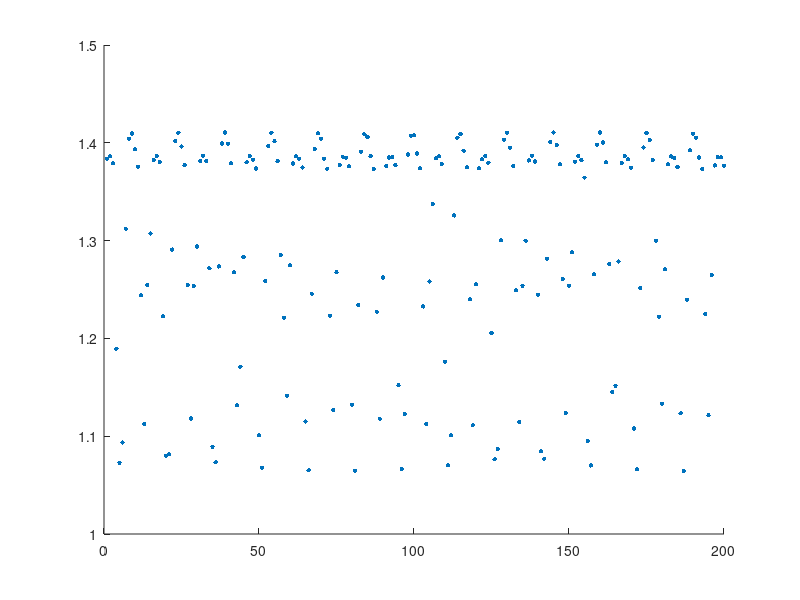

This chart was generated by the following MATLAB code: (Note: this script raises an error after producing the figure.)
%% MATLAB Plot Command
% The y-values are stored as a column vector.
y = [
1.383624722
1.386332222
1.378984167
1.189496667
1.072911111
1.093499167
1.312093056
1.404259445
1.409598611
1.393301667
1.37553
1.244159167
1.112338333
1.254502222
1.307321945
1.382529722
1.386636944
1.3802725
1.222664167
1.079997778
1.081520555
1.290818889
1.401925
1.410320556
1.396154167
1.377084444
1.254495833
1.118092778
1.253610556
1.293919722
1.381335833
1.386728056
1.381525833
1.271632222
1.089300833
1.073225
1.273524722
1.399354722
1.410588333
1.398918056
1.378983056
1.267573056
1.131502778
1.171081944
1.283262778
1.380075278
1.386603889
1.382706944
1.373753889
1.100925833
1.067873611
1.258639444
1.396612778
1.410395278
1.401521944
1.381178611
1.285349722
1.221140833
1.141403333
1.274646667
1.378784167
1.386268889
1.383783333
1.374745
1.115051111
1.065076111
1.245621667
1.393768611
1.409746944
1.403900556
1.383626111
1.373365278
1.223323333
1.126873333
1.267713611
1.377500833
1.385730556
1.384726944
1.3758675
1.131945
1.064613056
1.234218333
1.390893611
1.408658611
1.405989722
1.386268056
1.373415
1.2271475
1.117662222
1.262263333
1.376261667
1.385004722
1.385510556
1.377085278
1.152037222
1.066359722
1.122573889
1.388055278
1.407159167
1.407735833
1.389050278
1.373943889
1.232654722
1.112555833
1.258177222
1.337241389
1.384111111
1.3861125
1.378359444
1.176067222
1.070256667
1.101046111
1.325737778
1.405286111
1.409094167
1.391910556
1.374912778
1.239940833
1.111385833
1.255391944
1.374065278
1.383075
1.386516111
1.379652222
1.205513333
1.076295556
1.086787778
1.300415833
1.403090833
1.410029444
1.3947825
1.376286944
1.249200833
1.114596111
1.253882222
1.299996389
1.381925556
1.386711945
1.380926389
1.244431944
1.084516389
1.076836945
1.2815375
1.400625
1.410517222
1.3975975
1.378025
1.260833611
1.123694167
1.253656111
1.288134445
1.380692778
1.386691389
1.382146944
1.364425
1.094999722
1.070124722
1.265584722
1.397957778
1.410547778
1.400286945
1.380081667
1.275883889
1.1452325
1.151691389
1.278588056
1.379410833
1.386457778
1.383277778
1.374247222
1.107888889
1.0661275
1.251706667
1.395155
1.410118056
1.4027825
1.382414167
1.299943055
1.222061667
1.133080555
1.270872778
1.378119722
1.386016111
1.384289444
1.375311111
1.123401389
1.064554444
1.239544722
1.392285555
1.40924
1.405019167
1.384968333
1.373328889
1.225089444
1.121568056
1.264724167
1.376853333
1.385378889
1.385153333
1.376486945
];

% Create the x-vector (1 to 200) based on the length of y
x = 1:length(y);

% Generate the plot
figure('Position',[100 100 600 100]);  % [left bottom width height]

scatter(x, y, 10, "filled");
yline(2, '--', 'Color', 'r', 'LineWidth', 2);
ylim([0,2.5]);

% Add labels and a title for clarity
title('UHF Downlink Opportunities');
xlabel('Pass Number');
ylabel('Time Between Passes (hrs)');
grid on;
